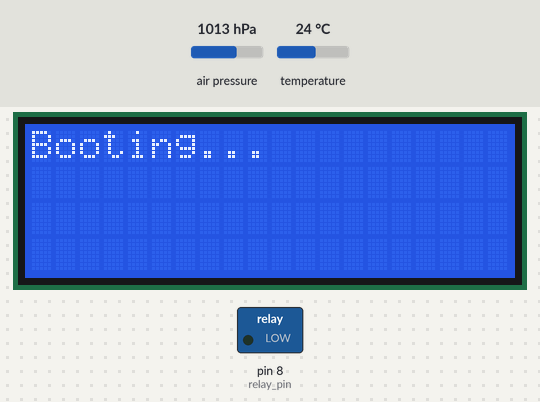
Bench run of a sketch on a simulated Arduino Uno, built for the host (arithmetic inside an expression is 32-bit, double 64-bit). Shown: 20×4 character LCD, switched loads named in the sketch (green lamp = pin HIGH). Inputs (shaded band) come from the test bench; at power-on: air pressure 1013 hPa, temperature 24 °C. WiFi joins after 1.5 s; servers stay silent unless stated; uploads are accepted with an empty reply.

Above: at 2.6 s.
At 30.1 s:
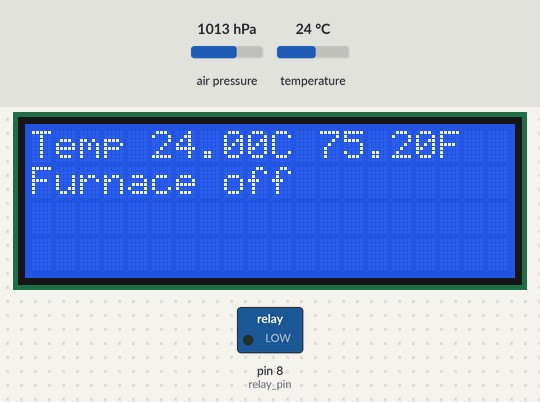

The sketch:

arnest_sketch.ino
```cpp
#include <SPI.h>
#include <Ethernet.h>
#include <SFE_BMP180.h>
#include <Wire.h>
#include <LiquidCrystal_I2C.h>

#define ALTITUDE 4.0 // Altitude Medford, MA

int relay_pin = 8;
SFE_BMP180 sensor;
LiquidCrystal_I2C lcd(0x3F,20,4); //Addr: 0x3F, 20 chars & 4 lines

byte mac[] = {0xDE, 0xAD, 0xBE, 0xEF, 0xFE, 0xED};

EthernetClient client;

char server[] = "nest.rhye.org";

unsigned long lastConnectionTime = 0;           // last time we connected to the server, in millis
boolean lastConnected = false;                  // state of the connection last time through the main loop
const unsigned long postingInterval = 30*1000;  // delay between updates, in millis

float temp, pressure; // C, mbar

char furnace_on = 0;

void setup() {
    // start serial port:
    Serial.begin(9600);

	lcd.init();
	lcd.backlight();
	lcd.setCursor(0, 0);
	lcd.print("Booting...");

    // give the ethernet module time to boot up:
    delay(1000);
    Ethernet.begin(mac);

    // Set up the pin controlling the heater relay as output
    pinMode(relay_pin, OUTPUT);

    // Start the temp/pressure sensor
    if (sensor.begin()){
    } else {
        while(1); // Busy halt
    }
}

void update_lcd(){
	lcd.setCursor(0, 0);
	lcd.print("Temp ");
	lcd.print(temp);
	lcd.print("C ");
	lcd.print((temp * 9.0 / 5.0) + 32);
	lcd.print("F");

	lcd.setCursor(0, 1);
	lcd.print("Furnace ");
	if (furnace_on){
		lcd.print("on ");
	} else {
		lcd.print("off");
	}
}

/*
 * Main loop:
 * - If there's an HTTP response pending, parse it and update relay state
 * - Close the HTTP conn if we're done with it
 * - If it's been $polltime since the last connection, init a new one
 *     - Get the temp/pressure first
 */
void loop() {
    if (client.available()) {
        parse_resp();
    }

    // If there's no net connection, but there was one last time
    // through the loop, then stop the client:
    if (!client.connected() && lastConnected) {
        client.stop();
    }

    // if you're not connected, and ten seconds have passed since
    // your last connection, then connect again and send data:
    if(!client.connected() && (millis() - lastConnectionTime > postingInterval)) {
        updateTemp();
        update_lcd();
        httpRequest();
    }

    // store the state of the connection for next time through
    // the loop:
    lastConnected = client.connected();
}

void parse_resp(){
    // Really cheap and dirty, pretty much just strcmp for burn-y or burn-n
    // in the response body. Not guaranteed to work with other people's httpds
    char msg_payload_len = 6;
    unsigned char post_nl_read = 0;
    char cmd[msg_payload_len];
    while (client.available()){
        char c = client.read();
        if (c == '\n' || c == '\r'){
space:
            post_nl_read = 0;
            while (client.available() && post_nl_read < msg_payload_len){
                cmd[post_nl_read] = client.read();
                if (cmd[post_nl_read] == '\n' || cmd[post_nl_read] == '\r'){
                    goto space;
                }
                post_nl_read++;
            }
            if (post_nl_read == 6){
                if (cmd[0] == 'b'
                        && cmd[1] == 'u'
                        && cmd[2] == 'r'
                        && cmd[3] == 'n'
                        && cmd[4] == '-'){
                    if (cmd[5] == 'y'){
                        // Turn on the heat
                        digitalWrite(relay_pin, HIGH);
                        furnace_on = 1;
                    } else if (cmd[5] == 'n'){
                        // Turn off the heat
                        digitalWrite(relay_pin, LOW);
                        furnace_on = 0;
                    }
                }
            }
        }
    }
}

void httpRequest() {
    // Sends the temp/pressure data to the server
    if (client.connect(server, 80)) {
        client.print("GET /nest.php?temp=");
        client.print(temp, 2);
        client.print("&pressure=");
        client.print(pressure, 2);
        client.println(" HTTP/1.1");
        client.println("Host: nest.rhye.org");
        client.println("User-Agent: arduino-ethernet");
        client.println("Connection: close");
        client.println();

        // note the time that the connection was made:
        lastConnectionTime = millis();
    }
    else {
        // Conn failed
        client.stop();
    }
}

void updateTemp(){
    char status;
    double t_celsius,P,p0,a;
    status = sensor.startTemperature();
    if (status != 0){
        // Wait for the measurement to complete:
        delay(status);

        // Retrieve the completed temperature measurement:
        // Note that the measurement is stored in the variable T.
        // Function returns 1 if successful, 0 if failure.
        status = sensor.getTemperature(t_celsius);
        if (status != 0){
            temp = t_celsius;

            // Start a pressure measurement:
            // The parameter is the oversampling setting, from 0 to 3
            // If request is successful, the number of ms to wait is returned.
            // If request is unsuccessful, 0 is returned.
            status = sensor.startPressure(3);
            if (status != 0){
                // Wait for the measurement to complete:
                delay(status);

                // Get the pressure (dependent on temperature)
                status = sensor.getPressure(P,t_celsius);
                if (status != 0){
                    // The pressure sensor returns abolute pressure, which varies with altitude.
                    // To remove the effects of altitude, use the sealevel function and your current altitude.
                    p0 = sensor.sealevel(P,ALTITUDE);
                    pressure = p0;

                }
            }
        }
    }
}
```
